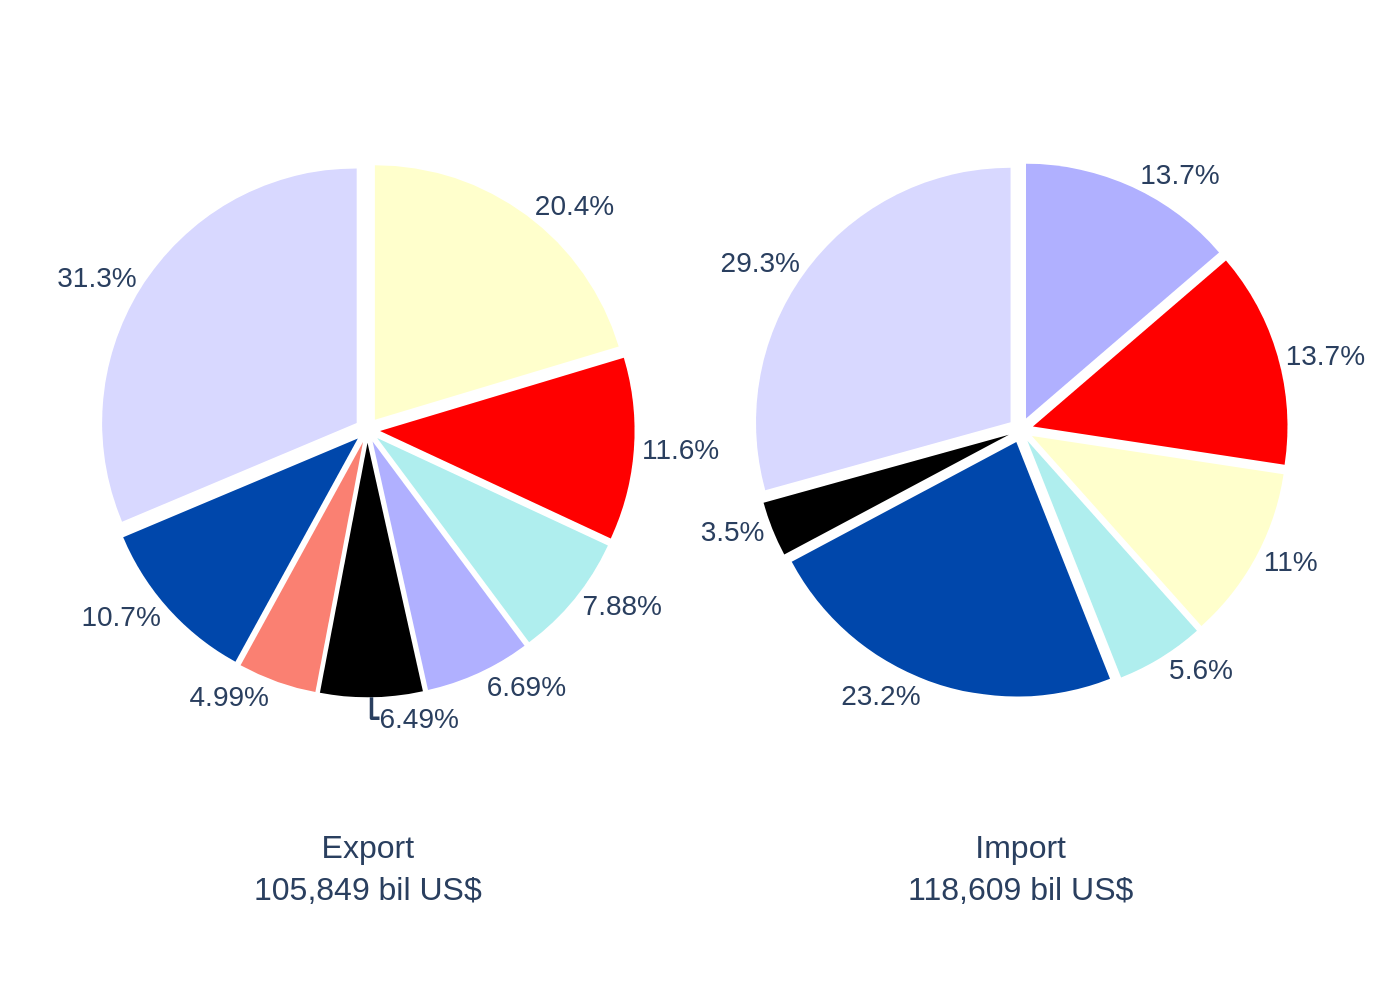

The script that drew this image:
import sys
import json
from pathlib import Path
import plotly.graph_objects as go
from plotly.subplots import make_subplots

# Ensure a single command-line argument is provided for the JSON file path.
if len(sys.argv) != 2:
    print("Usage: python script.py <path_to_json_file>")
    sys.exit(1)

# Resolve the input JSON file path.
json_path = Path(sys.argv[1])
if not json_path.is_file():
    print(f"Error: JSON file not found at '{json_path}'")
    sys.exit(1)

# Load chart data and texts from the JSON file.
with open(json_path, 'r', encoding='utf-8') as f:
    chart_info = json.load(f)

# Create a figure with two subplots for the pie charts.
fig = make_subplots(rows=1, cols=2, specs=[[{'type':'domain'}, {'type':'domain'}]])

# Add the first pie chart (Export).
data1 = chart_info['chart_data'][0]
fig.add_trace(go.Pie(
    labels=data1['labels'],
    values=data1['values'],
    marker_colors=data1['colors'],
    pull=[0.05] * len(data1['values']),
    textposition='outside',
    sort=False,
    showlegend=False
), 1, 1)

# Add the second pie chart (Import).
data2 = chart_info['chart_data'][1]
fig.add_trace(go.Pie(
    labels=data2['labels'],
    values=data2['values'],
    marker_colors=data2['colors'],
    pull=[0.05] * len(data2['values']),
    textposition='outside',
    sort=False,
    showlegend=False
), 1, 2)

# Configure the global layout and annotations.
fig.update_layout(
    font_family="Arial",
    margin=dict(t=50, b=120, l=50, r=50),
    annotations=[
        dict(
            text=chart_info['chart_data'][0]['title'],
            x=0.225,
            y=-0.1,
            font_size=16,
            showarrow=False,
            xref="paper",
            yref="paper",
            xanchor='center',
            yanchor='top'
        ),
        dict(
            text=chart_info['chart_data'][1]['title'],
            x=0.775,
            y=-0.1,
            font_size=16,
            showarrow=False,
            xref="paper",
            yref="paper",
            xanchor='center',
            yanchor='top'
        )
    ]
)

# Standardize the font size for the labels outside the pie slices.
fig.update_traces(textfont_size=14)

# Generate the output PNG filename from the input JSON filename.
output_filename = f"{json_path.stem}.png"

# Save the generated chart as a PNG image and confirm completion.
fig.write_image(output_filename, scale=2)
print(f"Chart saved to {output_filename}")
